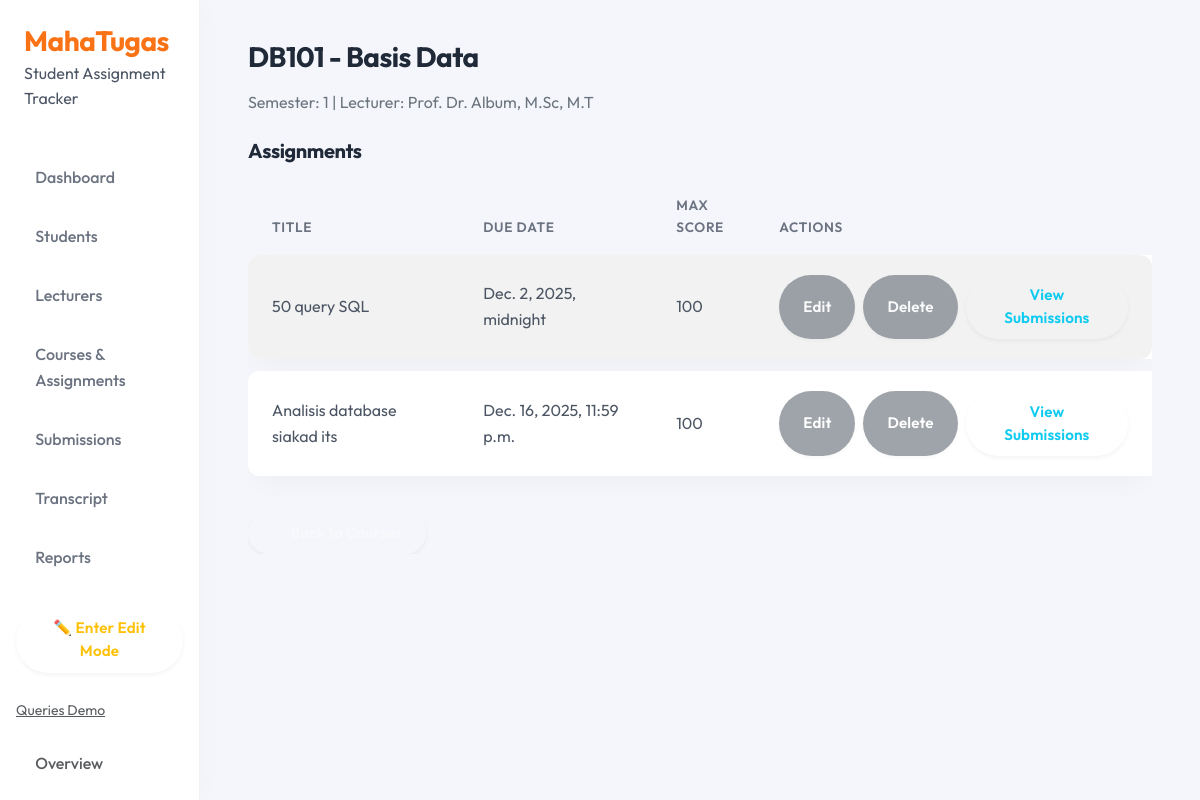
Before: /courses/2/ with the older database file.
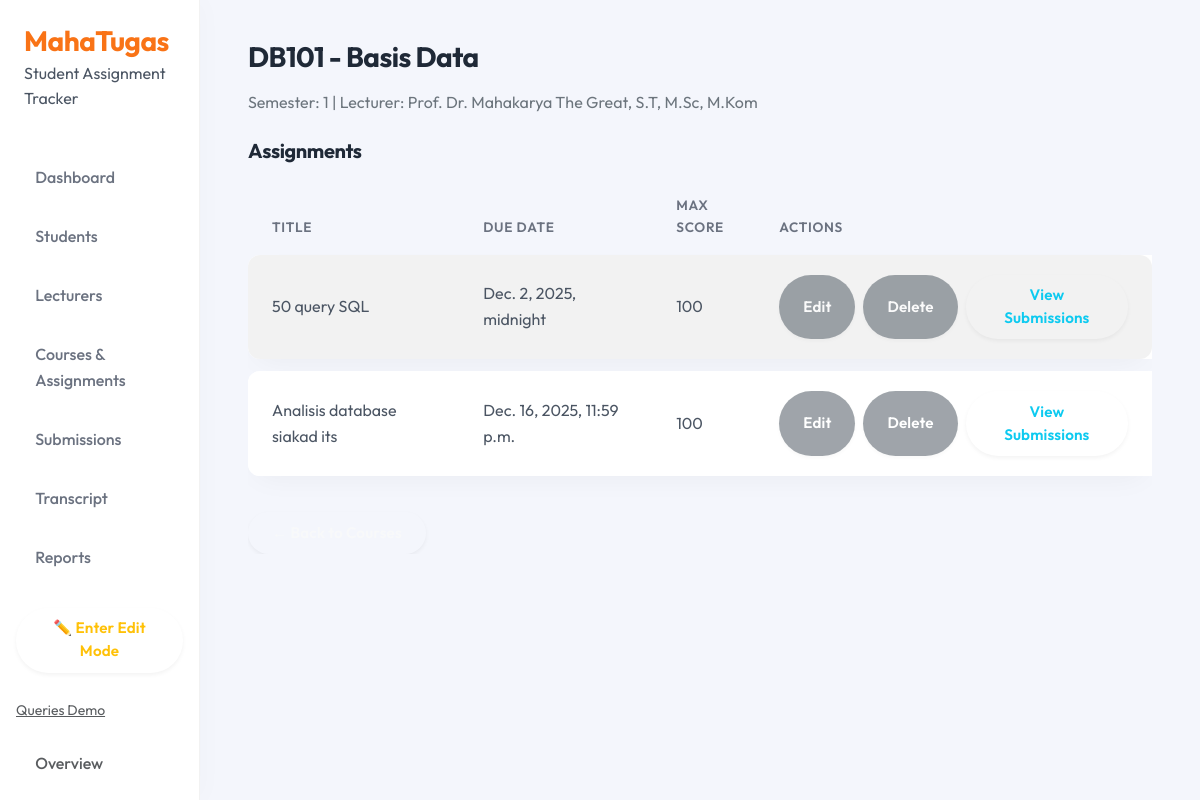
After: the same page with the newer database file.
### tracker/models.py (models this page shows, shortened)
class Course(models.Model):
    course_id = models.AutoField(primary_key=True)
    course_code = models.CharField(max_length=20)
    course_name = models.CharField(max_length=200)
    semester = models.IntegerField()
    lecturer = models.ForeignKey(
        Lecturer,
        on_delete=models.CASCADE,
        related_name='courses'
    )

class Lecturer(models.Model):
    lecturer_id = models.AutoField(primary_key=True)
    lecturer_name = models.CharField(max_length=200)
    lecturer_email = models.EmailField(blank=True, null=True)

### tracker/views.py (the view)
# urls.py: path('courses/<int:course_id>/', views.course_detail, name='course_detail'),
def course_detail(request, course_id):
    course = get_object_or_404(Course.objects.select_related("lecturer"), pk=course_id)
    assignments = course.assignments.order_by("due_date")
    return render(request, "tracker/course_detail.html", {
        "course": course,
        "assignments": assignments,
        "edit_mode": request.session.get("edit_mode", False),   # ← WAJIB
    })

### tracker/templates/tracker/course_detail.html (shortened to what this page needs)
{% extends 'tracker/base.html' %}
{% block content %}
<h3>{{ course.course_code }} - {{ course.course_name }}</h3>
<p class="text-secondary">
    Semester: {{ course.semester }} | Lecturer: {{ course.lecturer.lecturer_name }}
</p>
<h5 class="mt-4">Assignments</h5>
<div class="table-responsive mt-2">
    <table class="table table-striped table-sm align-middle">
        <thead>
            <tr>
                <th>Title</th>
                <th>Due Date</th>
                <th>Max Score</th>
                <th>Actions</th>
            </tr>
        </thead>
        <tbody>
            {% for a in assignments %}
            <tr>
                <td>{{ a.title }}</td>
                <td>{{ a.due_date }}</td>
                <td>{{ a.max_score }}</td>
                <td class="d-flex gap-2">
                    {% if edit_mode %}
                    <a href="{% url 'assignment_edit' a.assignment_id %}" class="btn btn-primary btn-sm">Edit</a>
                    <a href="{% url 'assignment_delete' a.assignment_id %}" class="btn btn-danger btn-sm">Delete</a>
                    {% else %}
                    <button class="btn btn-secondary btn-sm" disabled>Edit</button>
                    <button class="btn btn-secondary btn-sm" disabled>Delete</button>
                    {% endif %}
                    <a href="{% url 'assignment_submissions' a.assignment_id %}" class="btn btn-outline-info btn-sm">
                        View Submissions
                    </a>
                </td>
            </tr>
            {% endfor %}
        </tbody>
    </table>
    <div class="mt-4">
        <a href="{% url 'courses_list' %}" class="btn btn-outline-light">← Back to Courses</a>
    </div>
</div>
{% endblock %}

Changed rows visible on the page:
changed Course "DB101": lecturer.lecturer_name "Prof. Dr. Album, M.Sc, M.T" → "Prof. Dr. Mahakarya The Great, S.T, M.Sc, M.Kom"
